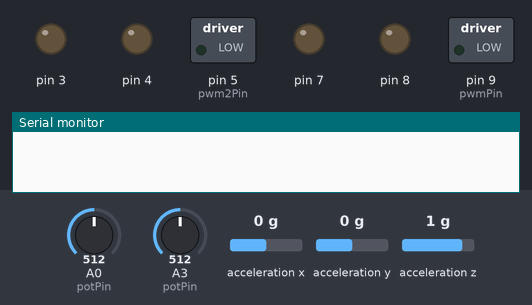
The sketch below on a simulated Arduino Uno, built with avr-gcc and run on an emulated ATmega328P. Parts: switched loads named in the sketch (green lamp = pin HIGH), output pins drawn as LEDs (lit = HIGH), the last lines printed to the serial monitor. Wiring (inferred from the names in the program): ADXL345 accelerometer at I2C address 0x53. The inputs (shaded band) are chosen by the test bench; at power-on: A0 (potPin) = 512, A3 (potPin) = 512, acceleration x 0 g, acceleration y 0 g, acceleration z 1 g.

Above: at 0.01 s.
At 1.2 s:
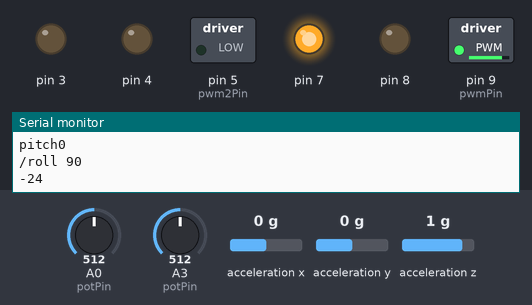
1.3 s: A0 (potPin) set to 545
2.8 s: A0 (potPin) set to 571
At 3.1 s:
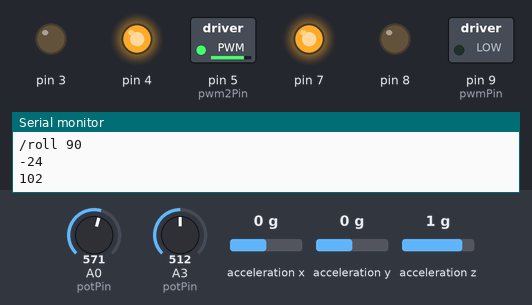
Timing chart, 0 to 5.8 s (numbered marks = the images above; inputs shaded):
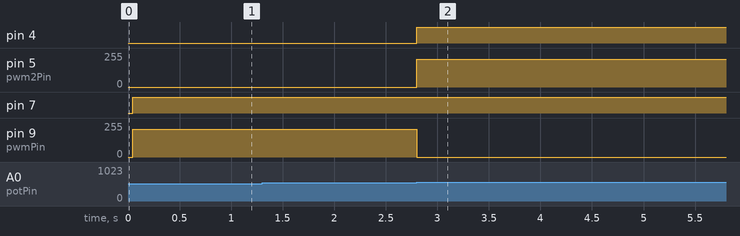

Measured:
- the behaviour switches between 555 and 556 on A0 (potPin) (found by bisection; images 1 and 2)
- after the input at 1.3 s, every drawn part: stays the same
- after the input at 2.8 s, pin 4: LOW → HIGH at once; pin 5 (pwm2Pin): 0/255 → 210/255 at once; pin 9 (pwmPin): 210/255 → 0/255 at once

The sketch:

incorperate_top_bottom_tuning.ino
```cpp
//Arduino code to control angle of a motor shaft using a potentiometer for feedback
//Please use a low rpm motor. Not more than about 500 rpm.
//******POTENTIOMETER SETUP *************

//1. Fix the shaft of the potentiometer to the motor shaft.You might like to use a slightly flexible coupling
//to do this, otherwise even a slight misalignment may cause trouble.

//2. Fix the body of the potentiometer to a rigid surface such as the body of the motor,
//so that when the motor shaft turns, only the potentiometer shaft turns with it.

//3. Now we can read the potentiometer value to get the angle of the motor shaft

//Look at my youtube video to see how I did this. In my video, I fixed the BODY of the potentiometer
//to the motor shaft. It will be better to fix the SHAFT of the potentiomter to the motor
//shaft if you can do it properly

//Fix santa's hand to the motor shaft so that it does not interfere with the potentiometer movement

int potPin = 0; //we will read the potentiometer value on analog pin 5
//**********************************************
#include <Wire.h>
//*****ANGULAR CONSTANTS********
int rollVal;
int pitchVal;
int ADXL345 = 0x53; // The ADXL345 sensor I2C address
float X_out, Y_out, Z_out;  // Outputs
float roll,pitch,rollF,pitchF=0;

int POT_VALUE_MAX; // potentiometer reading when motor shaft is at 180 degree position.
//You will need to fill this value according to your setup.See below....

int POT_VALUE_MIN; //potentiometer reading when when motor shaft is at 0 degree position.
//You will need to fill this value according to your setup.See below....

//To fill up the correct values, first turn the motor shaft manually to 0 degree position.
//Now read the potentiometer value and edit the #define POT_VALUE_MIN line with your pot reading.
//Next manually move the motor shaft to 180 degree position,
//read the pot value and edit #define POT_VALUE_MAX line with your pot reading.

#define PERM_ERROR 5 //the max permissible error in degrees. In my potentiometer, a turn only about 3 degrees
//on the potentiometer shaft causes any real change in the ohmic reading. You can adjust this error
//value as required. If PERM_ERROR is very small, the shaft will keep hunting left and right as the
//analogRead() of the potentiometer pin keeps fluctuating slightly

#define MAX_ANGLE 180 //we will allow our motor to turn by a maximum angle of 180 degrees
//**********************************

//Now we define a class that will control our DC motor....
//This motor must be running from a H bridge like L298 IC

//********************************************************************
class DCMotor
{
private:

    int M_pin1 , M_pin2, M_PWMPin;

    int M_Speed;

    int turnDirection;

    enum turnDirection {right, left};

public:

    DCMotor(int p1, int p2, int p3) //Constructor
    {
            M_pin1 = p1; //direction pin on L298

            M_pin2 = p2;  //direction pin on L298

            M_PWMPin = p3;  //PWM pin on L298

            pinMode(M_pin1, OUTPUT);

            pinMode(M_pin2, OUTPUT);
    }

    void SetTurnDirection(int dir)//Setting turn directions on L298 IC
    {
        turnDirection = dir;

        switch(turnDirection)
        {
            case right: //turning Right

                    //motor moves CW

                    digitalWrite(M_pin1, HIGH);
                    digitalWrite(M_pin2, LOW);

                    break;

            case left: //turning Left

                    //motor moves CCW

                    digitalWrite(M_pin1, LOW);
                    digitalWrite(M_pin2, HIGH);

                	break;
        }
    }

    void SetTurnSpeed(int s)
    {
         M_Speed = s;
    }

    void Turn()
    {
        analogWrite(M_PWMPin, M_Speed);
    }

    void Stop()
    {
        analogWrite(M_PWMPin, 0);
    }

    void GoToAngle(int target, int howFast)
    {
      //find out the current angle of the motor shaft

      int currentAngle = ((float)analogRead(potPin) - POT_VALUE_MIN)/(POT_VALUE_MAX - POT_VALUE_MIN) * MAX_ANGLE;
      Serial.println(currentAngle);
      //First Check if we need to turn left or right.....
      if (currentAngle < target)
      {
        SetTurnDirection(right);
      }
      else if (currentAngle > target)
      {
        SetTurnDirection(left);
      }

      SetTurnSpeed(howFast);

      while(abs(currentAngle - target) > PERM_ERROR)//if the shaft is not at the required value,
      {
        Turn();//Keep on turning the shaft

        //Allow the motor to turn a little and wait here for a moment...

        delay(1); //adjust the delay as required depending on your motor speed

        //update the current angle of the shaft

        currentAngle = ((float)analogRead(potPin) - POT_VALUE_MIN)/(POT_VALUE_MAX - POT_VALUE_MIN) * MAX_ANGLE;
      }

      Stop(); //Stop the shaft after the error is acceptable
    }

};


//DC Motor Class definition completed................
//************************************************************

//L298 pin defintions.....
int motor_p1 = 7;
int motor_p2 = 8;
int pwmPin = 9;

int motor2_p1 = 3;
int motor2_p2 = 4;
int pwm2Pin = 5;


DCMotor customServo(motor_p1, motor_p2, pwmPin); //create an instance of the DC motor Class
DCMotor customServo2(motor2_p1, motor2_p2, pwm2Pin);

//set the speed at which the motor will turn (Max speed = 255)
int turnSpeed = 210;
int val=0;
int i=0;
int val2=0;
int i2=0;

void setup()
{
 Serial.begin(9600); //no code is needed here for a simple up and down swing of santa's arm

 Wire.begin(); // Initiate the Wire library
  // Set ADXL345 in measuring mode
  Wire.beginTransmission(ADXL345); // Start communicating with the device
  Wire.write(0x2D); // Access/ talk to POWER_CTL Register - 0x2D
  // Enable measurement
  Wire.write(8); // Bit D3 High for measuring enable (8dec -> 0000 1000 binary)
  Wire.endTransmission();
  delay(10);
  //Off-set Calibration
  //X-axis
  Wire.beginTransmission(ADXL345);
  Wire.write(0x1E);
  Wire.write(1);
  Wire.endTransmission();
  delay(10);
  //Y-axis
  Wire.beginTransmission(ADXL345);
  Wire.write(0x1F);
  Wire.write(-2);
  Wire.endTransmission();
  delay(10);
  //Z-axis
  Wire.beginTransmission(ADXL345);
  Wire.write(0x20);
  Wire.write(-9);
  Wire.endTransmission();
  delay(10);
}

void loop()
{

  // === Read acceleromter data === //
  Wire.beginTransmission(ADXL345);
  Wire.write(0x32); // Start with register 0x32 (ACCEL_XOUT_H)
  Wire.endTransmission(false);
  Wire.requestFrom(ADXL345, 6, true); // Read 6 registers total, each axis value is stored in 2 registers
  X_out = ( Wire.read() | Wire.read() << 8); // X-axis value
  X_out = X_out / 256; //For a range of +-2g, we need to divide the raw values by 256, according to the datasheet
  Y_out = ( Wire.read() | Wire.read() << 8); // Y-axis value
  Y_out = Y_out / 256;
  Z_out = ( Wire.read() | Wire.read() << 8); // Z-axis value
  Z_out = Z_out / 256;
  // Calculate Roll and Pitch (rotation around X-axis, rotation around Y-axis)
  roll = atan(Y_out / sqrt(pow(X_out, 2) + pow(Z_out, 2))) * 180 / PI;
  pitch = atan(-1 * X_out / sqrt(pow(Y_out, 2) + pow(Z_out, 2))) * 180 / PI;
  //yaw= atan(Y_out / sqrt(pow(X_out, 2) + pow(Z_out, 2))) * 180 / PI;
  // Low-pass filter
  rollF = 0.94 * rollF + 0.06 * roll;
  pitchF = 0.94 * pitchF + 0.06 * pitch;
  rollVal= rollF;
  pitchVal= pitchF; // reads the value of the potentiometer (value between 0 and 1023)
  rollVal = map(rollVal, -90, 90, 0, 180);
  pitchVal = map(pitchVal, 0, 90, 0, 180); // scale it to use it with the servo (value between 0 and 180)
  Serial.print("pitch");
  Serial.println( pitchVal);
  Serial.print("/");
  Serial.print("roll ");
  Serial.println( rollVal);
  potPin = 0;
  val=pitchVal;
  i= val;
  POT_VALUE_MIN = 570;
  POT_VALUE_MAX = 1000;
   customServo.GoToAngle(i, turnSpeed);
   potPin = 3;
  val2=rollVal;
  i2= val2;
  POT_VALUE_MIN = 0;
  POT_VALUE_MAX = 900;
    customServo2.GoToAngle(i2, turnSpeed);


}
```
